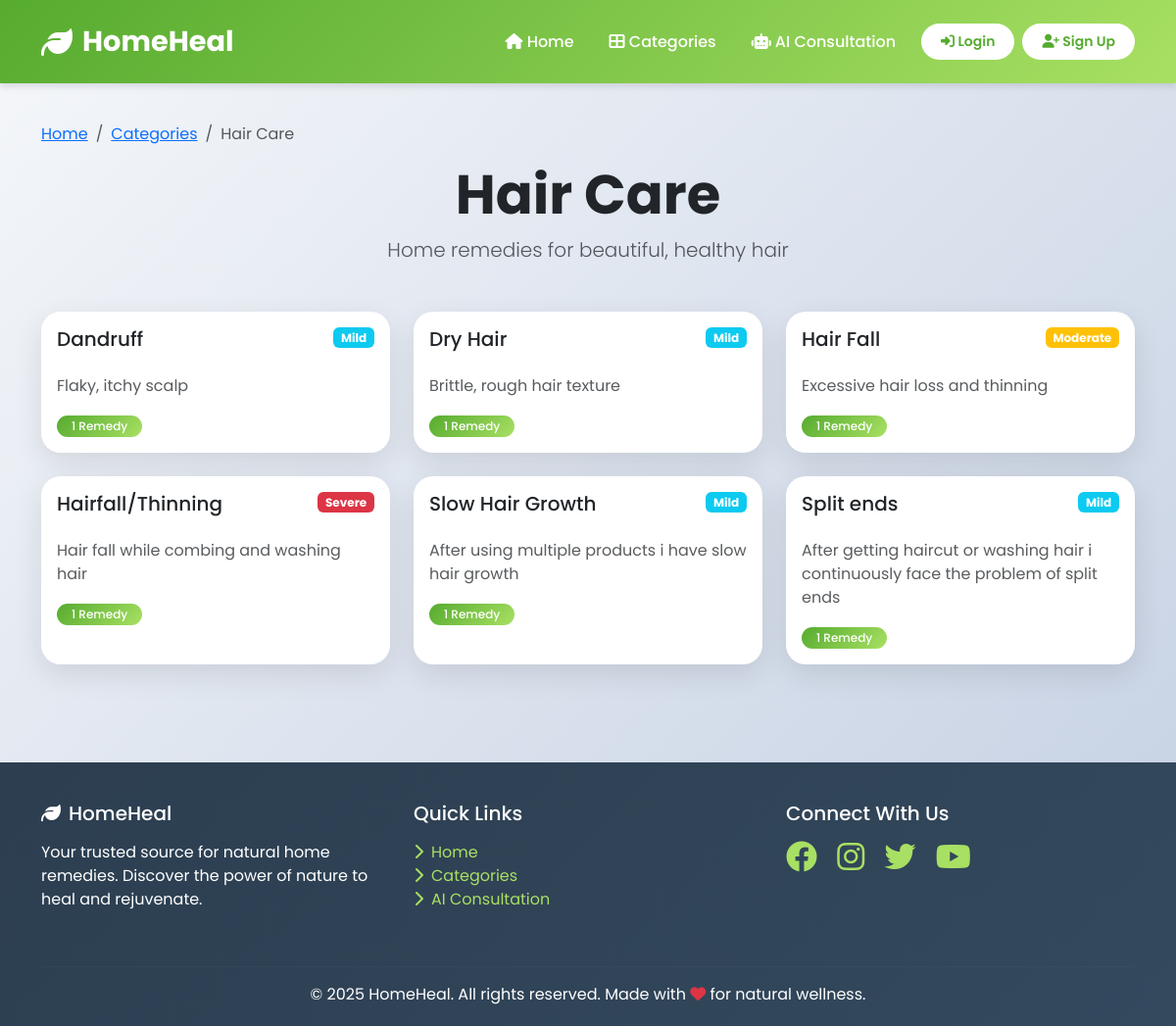
/category/hair-care/, run on the app's committed database.
### remedies/models.py (models this page shows, shortened)
class Category(models.Model):
    name = models.CharField(max_length=50)
    description = models.TextField(blank=True)
    icon = models.CharField(max_length=50, blank=True)  # For Font Awesome icons
    slug = models.SlugField(unique=True)
    created_at = models.DateTimeField(auto_now_add=True)
    class Meta:
        verbose_name_plural = "Categories"
        ordering = ['name']

class Problem(models.Model):
    category = models.ForeignKey(Category, on_delete=models.CASCADE, related_name='problems')
    name = models.CharField(max_length=100)
    description = models.TextField(blank=True)
    slug = models.SlugField()
    severity_choices = [
        ('mild', 'Mild'),
        ('moderate', 'Moderate'),
        ('severe', 'Severe')
    ]
    severity = models.CharField(max_length=20, choices=severity_choices, default='mild')
    created_at = models.DateTimeField(auto_now_add=True)
    class Meta:
        ordering = ['category', 'name']
        unique_together = ['category', 'slug']

### remedies/views.py (the view)
# urls.py: path('category/<slug:slug>/', remedy_views.category_detail, name='category_detail'),
def category_detail(request, slug):
    category = get_object_or_404(Category, slug=slug)
    problems = category.problems.all()
    context = {
        'category': category,
        'problems': problems,
    }
    return render(request, 'remedies/category_detail.html', context)

### templates/remedies/category_detail.html (shortened to what this page needs)
{% extends 'base.html' %}
{% block content %}
<div class="container">
    <nav aria-label="breadcrumb">
        <ol class="breadcrumb">
            <li class="breadcrumb-item"><a href="{% url 'home' %}">Home</a></li>
            <li class="breadcrumb-item"><a href="{% url 'categories' %}">Categories</a></li>
            <li class="breadcrumb-item active">{{ category.name }}</li>
        </ol>
    </nav>
    <div class="text-center mb-5">
        <h1 class="display-4 fw-bold">{{ category.name }}</h1>
        <p class="lead text-muted">{{ category.description }}</p>
    </div>
    <div class="row g-4">
        {% for problem in problems %}
        <div class="col-md-6 col-lg-4">
            <a href="{% url 'problem_detail' category.slug problem.slug %}" class="text-decoration-none">
                <div class="card h-100">
                    <div class="card-body">
                        <div class="d-flex justify-content-between align-items-start mb-3">
                            <h5 class="card-title">{{ problem.name }}</h5>
                            {% if problem.severity == 'severe' %}
                                <span class="badge bg-danger">Severe</span>
                            {% elif problem.severity == 'moderate' %}
                                <span class="badge bg-warning">Moderate</span>
                            {% else %}
                                <span class="badge bg-info">Mild</span>
                            {% endif %}
                        </div>
                        <p class="card-text text-muted">{{ problem.description }}</p>
                        <div class="mt-3">
                            <span class="badge badge-custom">
                                {{ problem.remedies.count }} Remed{{ problem.remedies.count|pluralize:"y,ies" }}
                            </span>
                        </div>
                    </div>
                </div>
            </a>
        </div>
        {% endfor %}
    </div>
</div>
{% endblock %}

### templates/base.html (style rules this page uses)
:root { --primary-color: #2ecc71; --secondary-color: #27ae60; --accent-color: #3498db; --dark-color: #2c3e50; --light-color: #ecf0f1; --gradient-start: #56ab2f; --gradient-end: #a8e063; }
* { margin: 0; padding: 0; box-sizing: border-box; }
body { font-family: 'Poppins', sans-serif; background: linear-gradient(135deg, #f5f7fa 0%, #c3cfe2 100%); min-height: 100vh; }
.card { border: none; border-radius: 20px; box-shadow: 0 10px 30px rgba(0,0,0,0.1); transition: all 0.3s ease; overflow: hidden; }
.badge-custom { background: linear-gradient(135deg, var(--gradient-start) 0%, var(--gradient-end) 100%); padding: 5px 15px; border-radius: 20px; font-weight: 500; }

### data on the page
Category: name "Hair Care", description "Home remedies for beautiful, healthy hair"
Problem: name "Dandruff", severity "Mild", description "Flaky, itchy scalp", remedies.count "1"
Problem: name "Dry Hair", severity "Mild", description "Brittle, rough hair texture", remedies.count "1"
Problem: name "Hair Fall", severity "Moderate", description "Excessive hair loss and thinning", remedies.count "1"
Problem: name "Hairfall/Thinning", severity "Severe", description "Hair fall while combing and washing hair", remedies.count "1"
Problem: name "Slow Hair Growth", severity "Mild", description "After using multiple products i have slow hair growth", remedies.count "1"
Problem: name "Split ends", severity "Mild", description "After getting haircut or washing hair i continuously face the problem of split ends", remedies.count "1"
